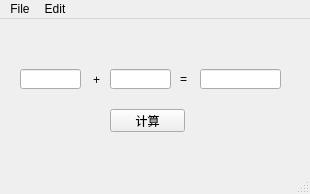
<?xml version="1.0" encoding="UTF-8"?>
<ui version="4.0">
 <class>MainWindow</class>
 <widget class="QMainWindow" name="MainWindow">
  <property name="geometry">
   <rect>
    <x>0</x>
    <y>0</y>
    <width>310</width>
    <height>194</height>
   </rect>
  </property>
  <property name="windowTitle">
   <string>MainWindow</string>
  </property>
  <widget class="QWidget" name="centralwidget">
   <widget class="QLineEdit" name="a">
    <property name="geometry">
     <rect>
      <x>20</x>
      <y>50</y>
      <width>61</width>
      <height>20</height>
     </rect>
    </property>
    <property name="text">
     <string/>
    </property>
   </widget>
   <widget class="QLabel" name="label">
    <property name="geometry">
     <rect>
      <x>93</x>
      <y>55</y>
      <width>54</width>
      <height>12</height>
     </rect>
    </property>
    <property name="text">
     <string>+</string>
    </property>
   </widget>
   <widget class="QLineEdit" name="b">
    <property name="geometry">
     <rect>
      <x>110</x>
      <y>50</y>
      <width>61</width>
      <height>20</height>
     </rect>
    </property>
    <property name="text">
     <string/>
    </property>
   </widget>
   <widget class="QLabel" name="label_2">
    <property name="geometry">
     <rect>
      <x>180</x>
      <y>54</y>
      <width>54</width>
      <height>12</height>
     </rect>
    </property>
    <property name="text">
     <string>=</string>
    </property>
   </widget>
   <widget class="QLineEdit" name="result">
    <property name="geometry">
     <rect>
      <x>200</x>
      <y>50</y>
      <width>81</width>
      <height>20</height>
     </rect>
    </property>
    <property name="readOnly">
     <bool>true</bool>
    </property>
   </widget>
   <widget class="QPushButton" name="pushButton">
    <property name="geometry">
     <rect>
      <x>110</x>
      <y>90</y>
      <width>75</width>
      <height>23</height>
     </rect>
    </property>
    <property name="autoFillBackground">
     <bool>false</bool>
    </property>
    <property name="text">
     <string>计算</string>
    </property>
   </widget>
  </widget>
  <widget class="QMenuBar" name="menubar">
   <property name="geometry">
    <rect>
     <x>0</x>
     <y>0</y>
     <width>310</width>
     <height>23</height>
    </rect>
   </property>
   <widget class="QMenu" name="menuFile">
    <property name="title">
     <string>File</string>
    </property>
   </widget>
   <widget class="QMenu" name="menuEdit">
    <property name="title">
     <string>Edit</string>
    </property>
   </widget>
   <addaction name="menuFile"/>
   <addaction name="menuEdit"/>
  </widget>
  <widget class="QStatusBar" name="statusbar"/>
 </widget>
 <resources/>
 <connections/>
</ui>
